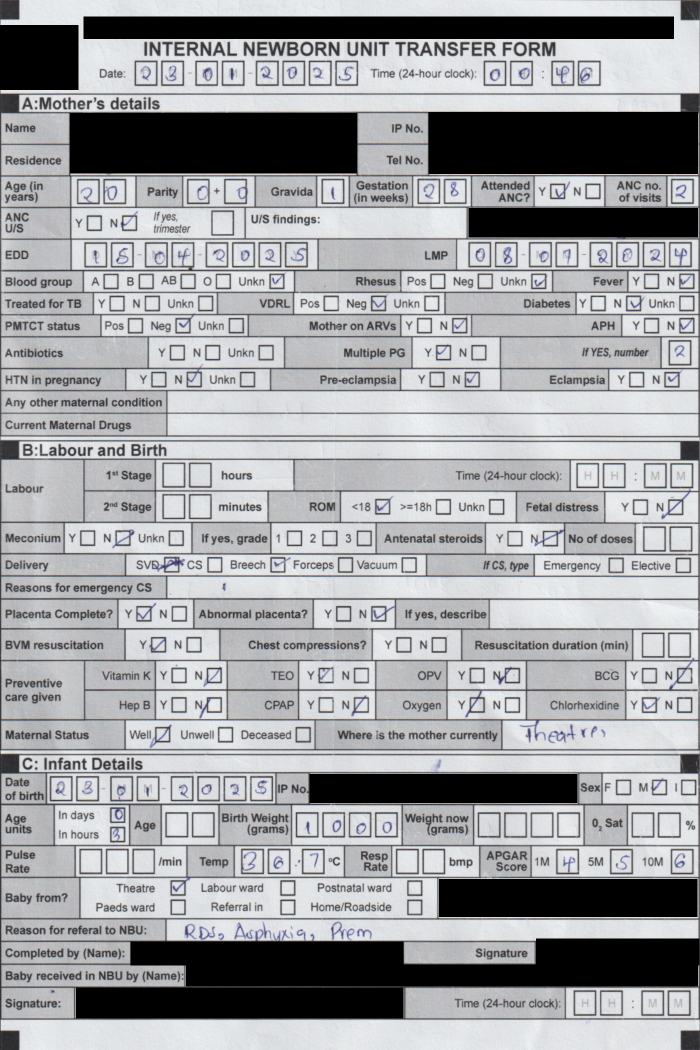
#> input picture backend/tests/test_data/ITF_40000071_page_1.png, 1400 x 2100 px (shown at 1/2 size); its folder holds only this picture in this run
$ python -i utils.py   (imports and definitions only)
#> lines starting #> are read from the running program, lines starting #| are printed output that depends on the picture; after the words box and inside, x2 and y2 are one past the last pixel; in counts of white or black regions, pixels touching at a corner belong together
#> further down, picture is the input picture: shape (2100, 1400, 3); mean B, G, R 164.5, 162.1, 161
import cv2
import numpy as np
from PIL import Image

from django.conf import settings

import logging, logging.config


# [1 line not run here, left out]

def get_image_contours(image, cut_off = 95, dilate=False, sharpen=False, faded = False):

#> called with cut_off = 95, dilate = False, sharpen = False, faded = False
    gray = cv2.cvtColor(image, cv2.COLOR_BGR2GRAY)
    image_use = gray.copy()

    if faded:
        blur = cv2.GaussianBlur(gray, (3,3), 0)
        (threshold, binaryImage) = cv2.threshold(blur, 0, 255, cv2.THRESH_BINARY_INV | cv2.THRESH_OTSU)
        threshold = 1.015 * threshold

        _, binaryImage = cv2.threshold(blur, threshold, 255, cv2.THRESH_BINARY_INV)

        sharpen_kernel = np.array([
            [+0, -1, +0],
            [-1, +5, -1],
            [+0, -1, +0]
        ])

        lower_gray = np.array([0,0,100])
        upper_gray = np.array([255, 5, 255])

        sharpened = cv2.filter2D(image, -1, sharpen_kernel)
        hsv = cv2.cvtColor(sharpened.copy(), cv2.COLOR_BGR2HSV)
        mask_grey = cv2.inRange(hsv, lower_gray, upper_gray)

        # Build mask of non-black pixels.
        nzmask = cv2.inRange(hsv, (0, 0, 5), (255, 255, 255))

        # Erode the mask - all pixels around a black pixels should not be masked.
        nzmask = cv2.erode(nzmask, np.ones((3,3)))
        mask_grey = mask_grey & nzmask

        processed_img = image.copy()
        processed_img[np.where(mask_grey)] = 255

        gray = cv2.cvtColor(processed_img, cv2.COLOR_BGR2GRAY)
        blur = cv2.GaussianBlur(gray, (3,3), 0)
        threshold = cv2.threshold(blur, 0, 255, cv2.THRESH_BINARY_INV | cv2.THRESH_OTSU)

        morph_threshold = threshold[1]

        # Fix reference marks boundaries
        kernel = cv2.getStructuringElement(cv2.MORPH_RECT, (3, 3))
        closed = cv2.morphologyEx(morph_threshold, cv2.MORPH_CLOSE, kernel, iterations=2)

        contours = cv2.findContours(closed.astype(np.uint8), cv2.RETR_EXTERNAL, cv2.CHAIN_APPROX_SIMPLE)
        contours = contours[0] if len(contours) == 2 else contours[1]

        return binaryImage, contours

    else:

        if dilate:
            equalized = cv2.equalizeHist(gray)
            thresh = cv2.adaptiveThreshold(equalized, 255,
                        cv2.ADAPTIVE_THRESH_GAUSSIAN_C,
                        cv2.THRESH_BINARY_INV, 9, 2)
            kernel = cv2.getStructuringElement(cv2.MORPH_RECT, (3, 3)) #default=3
            dilated = cv2.dilate(thresh, kernel, iterations=1)
            image_use = dilated.copy()

        if sharpen:
            sharpen_kernel = np.array([
                [-1, -1, -1],
                [-1,  9, -1],
                [-1, -1, -1]
            ])

            sharpened = cv2.filter2D(image, -1, sharpen_kernel)
            image_use = cv2.cvtColor(sharpened, cv2.COLOR_BGR2GRAY)

        _, bw = cv2.threshold(image_use, cut_off, 255, cv2.THRESH_BINARY) # convert to black&white
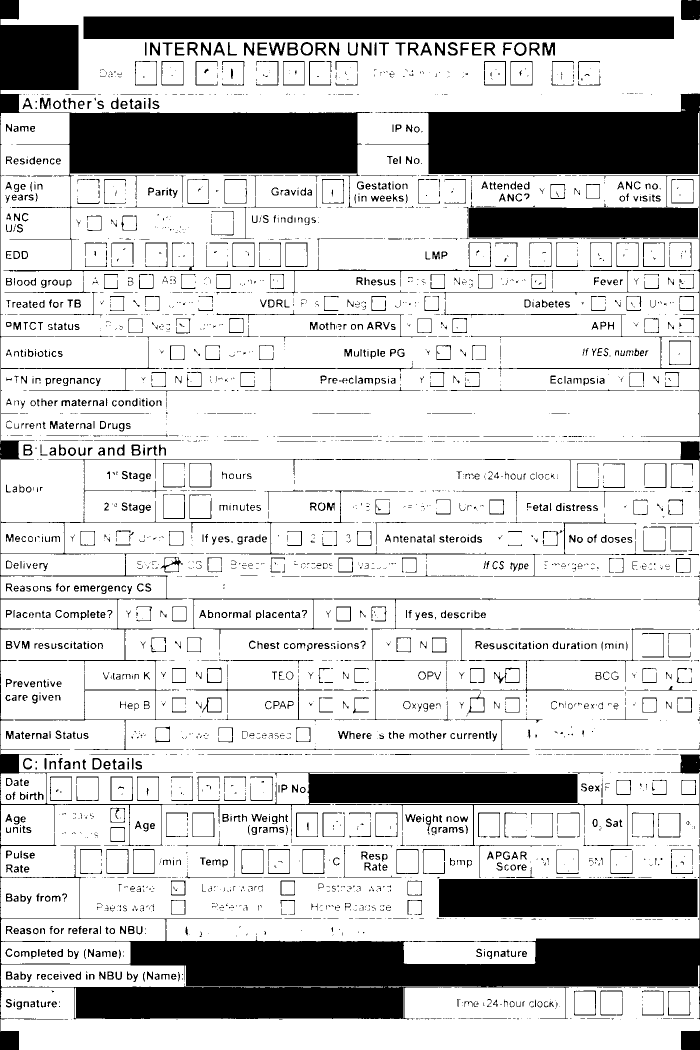
#> bw: shape (2100, 1400) (shown at 1/2 size); 79% white; 3697 black regions (2179 under 20 px), largest, box (x1, y1, x2, y2) and area: (0, 0, 1400, 2100) 272236, (255, 187, 1400, 874) 73596, (167, 33, 1348, 78) 53145
        _, thresh = cv2.threshold(bw, 50, 255, cv2.THRESH_BINARY_INV)
#> thresh: shape (2100, 1400); 21% white; 3697 white regions (2179 under 20 px)

        # Find contours
        contours, _ = cv2.findContours(thresh, cv2.RETR_EXTERNAL, cv2.CHAIN_APPROX_SIMPLE)
#> contours = 3541 contours, 2601 with area under 20; largest, box (x1, y1, x2, y2) and area: (0, 0, 1400, 2100) 336076, (255, 187, 1400, 874) 69178, (167, 33, 1348, 78) 51920, (878, 1758, 1395, 1834) 38700, (937, 416, 1396, 478) 26570

        return bw, contours


# [299 lines left out: functions get_fiducials, get_extreme_points, get_pil_image, find_best_template, get_template_akaze_score, find_best_template_akaze and 1 more, not called in this run]

>>> import cv2
>>> picture = cv2.imread('../tests/test_data/ITF_40000071_page_1.png')
>>> result = get_image_contours(picture)

$ run again, on backend/tests/test_data/NAR_40000046_page_2.png
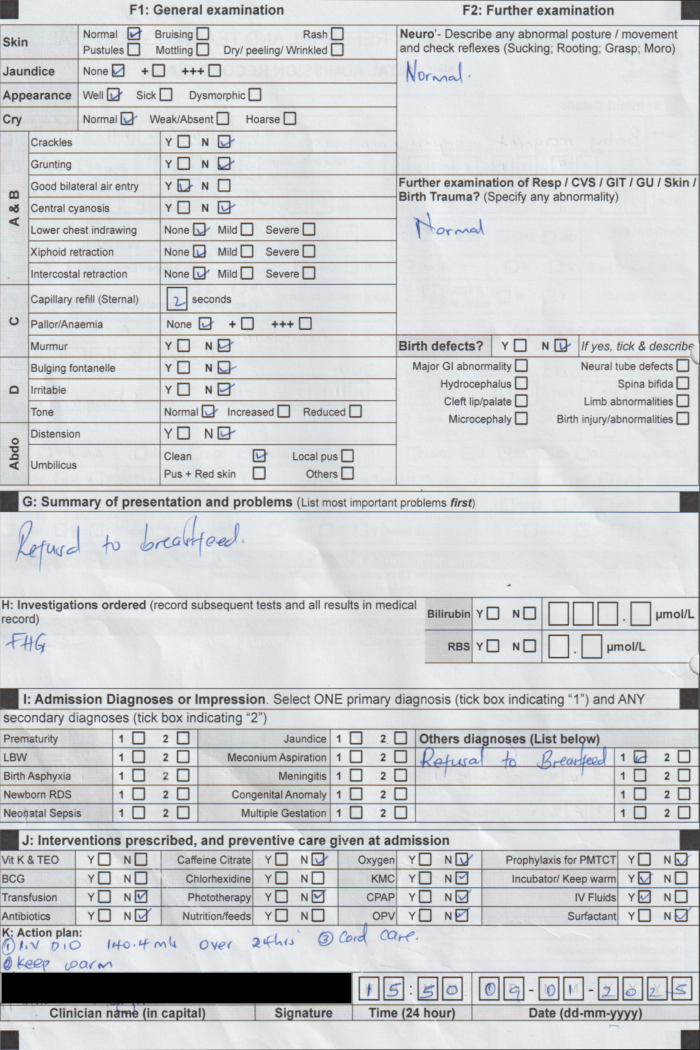
#> input picture backend/tests/test_data/NAR_40000046_page_2.png, 1400 x 2100 px (shown at 1/2 size)
#> picture is the input picture: shape (2100, 1400, 3); mean B, G, R 210.1, 207.9, 205.7
#> in get_image_contours, `_, bw = cv2.threshold(image_use, cut_off, 255, cv2.THRESH_BINARY)`:
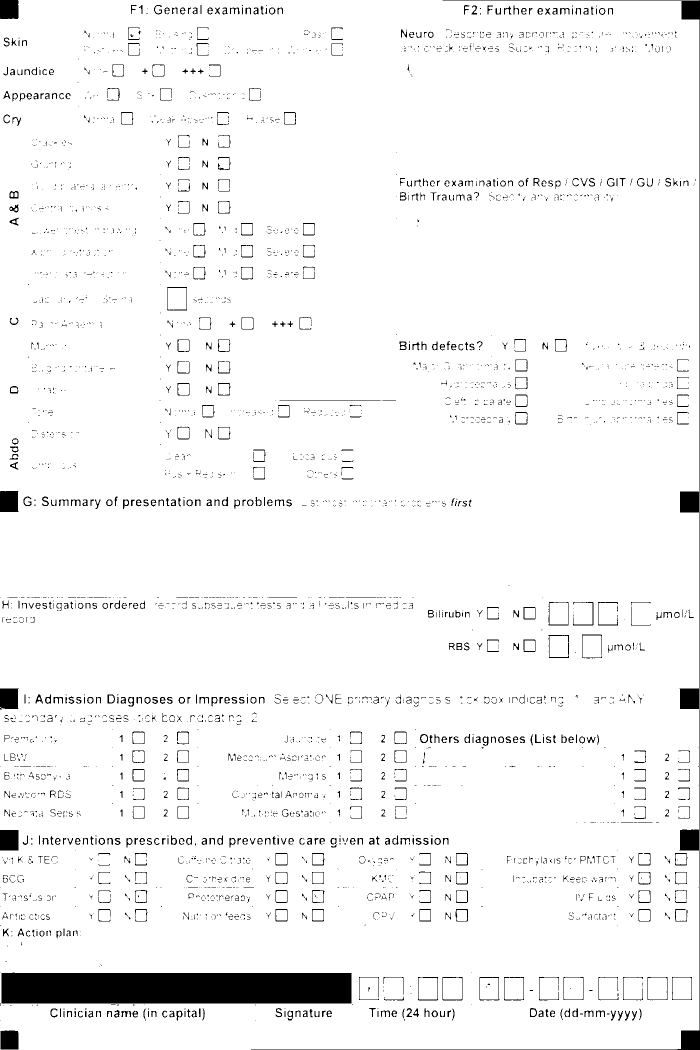
#> bw: shape (2100, 1400) (shown at 1/2 size); 95.8% white; 3801 black regions (3029 under 20 px), largest, box (x1, y1, x2, y2) and area: (3, 1945, 703, 2007) 42704, (502, 0, 1400, 2100) 6256, (1360, 983, 1398, 1025) 1595
#> in get_image_contours, `_, thresh = cv2.threshold(bw, 50, 255, cv2.THRESH_BINARY_INV)`:
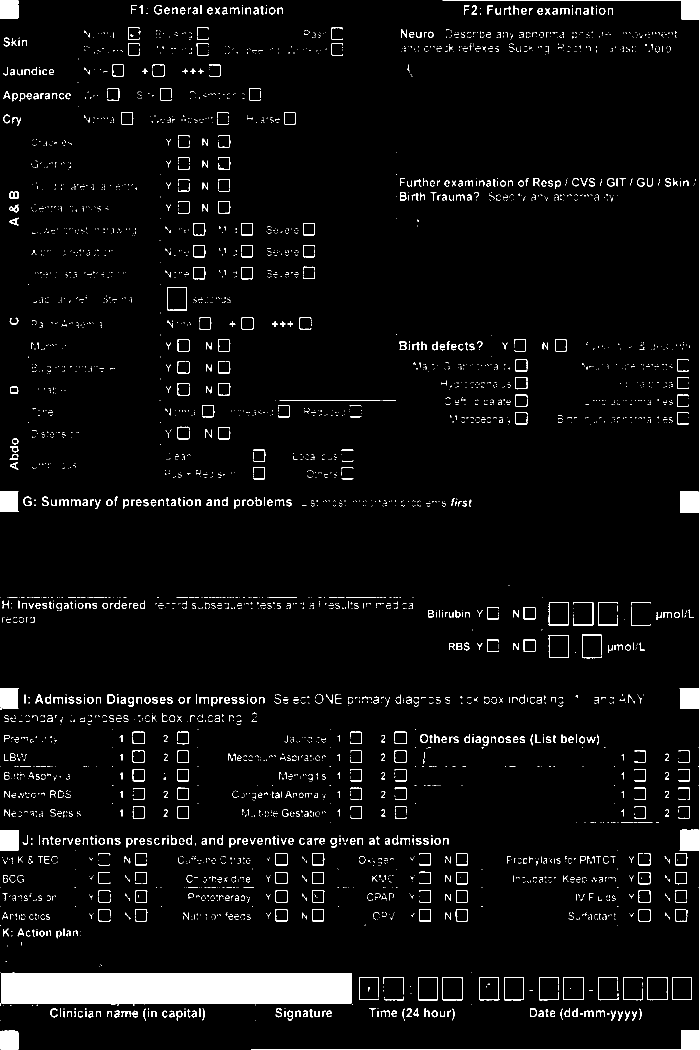
#> thresh: shape (2100, 1400) (shown at 1/2 size); 4.2% white; 3801 white regions (3029 under 20 px)
#> contours = 3792 contours, 3313 with area under 20; largest, box (x1, y1, x2, y2) and area: (3, 1945, 703, 2007) 41944, (502, 0, 1400, 2100) 2712, (836, 1954, 876, 2001) 1793, (334, 574, 374, 621) 1793, (885, 1954, 925, 2001) 1792

$ run again, on backend/tests/test_data/NAR_40000059_page_1.png
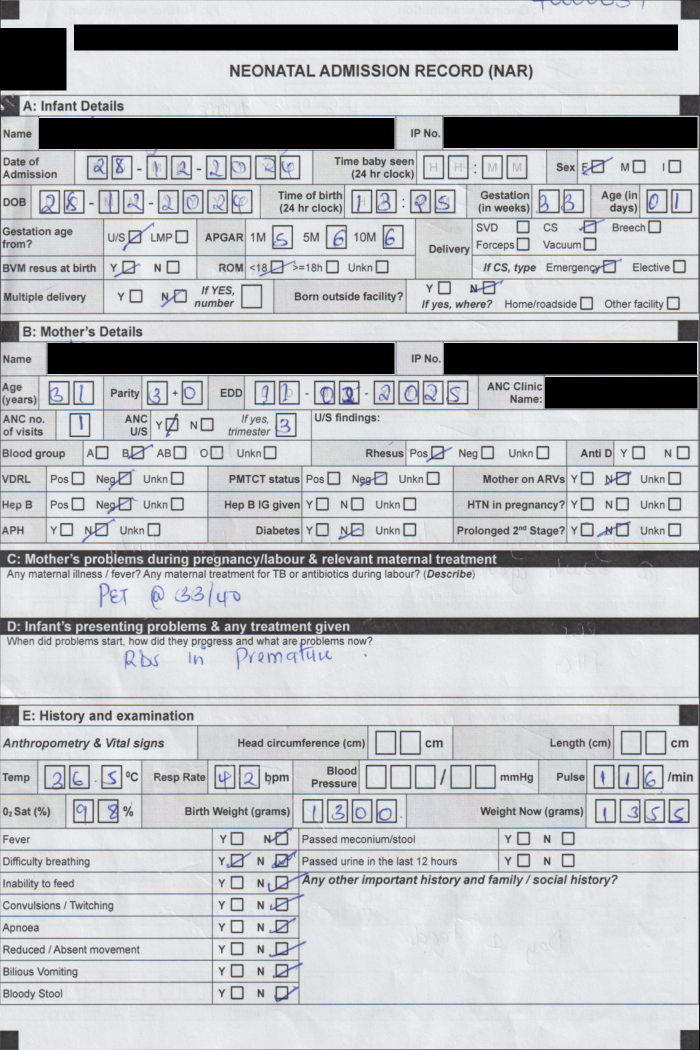
#> input picture backend/tests/test_data/NAR_40000059_page_1.png, 1400 x 2100 px (shown at 1/2 size)
#> picture is the input picture: shape (2100, 1400, 3); mean B, G, R 189.9, 187.5, 185.8
#> in get_image_contours, `_, bw = cv2.threshold(image_use, cut_off, 255, cv2.THRESH_BINARY)`:
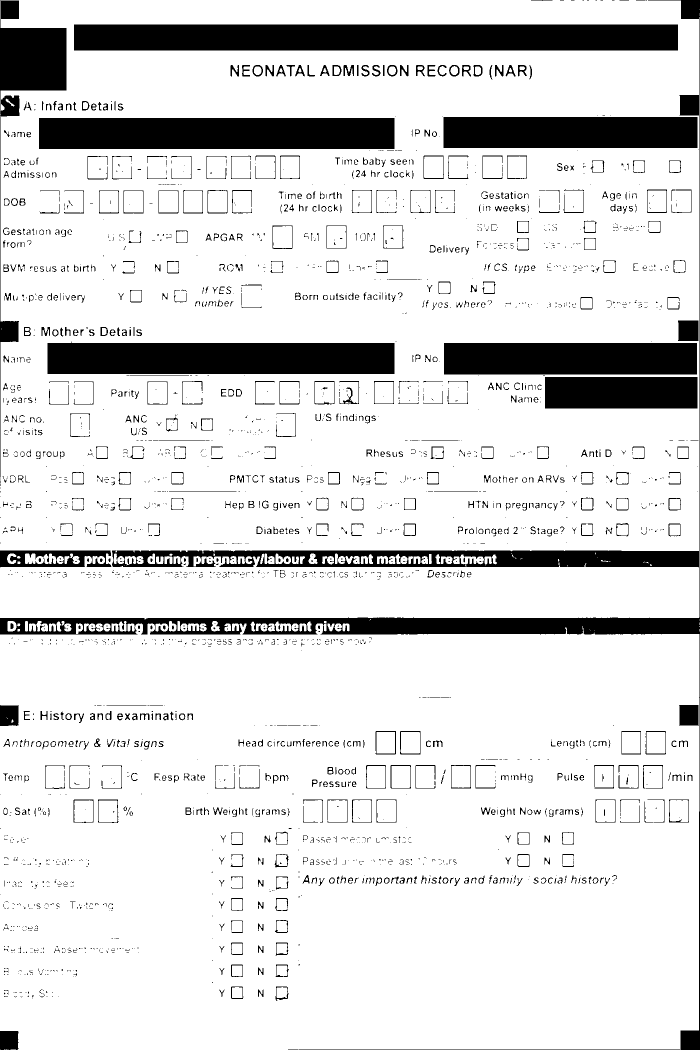
#> bw: shape (2100, 1400) (shown at 1/2 size); 86% white; 2835 black regions (1913 under 20 px), largest, box (x1, y1, x2, y2) and area: (148, 49, 1356, 101) 62816, (78, 236, 789, 298) 44082, (0, 0, 1400, 2100) 44055
#> in get_image_contours, `_, thresh = cv2.threshold(bw, 50, 255, cv2.THRESH_BINARY_INV)`:
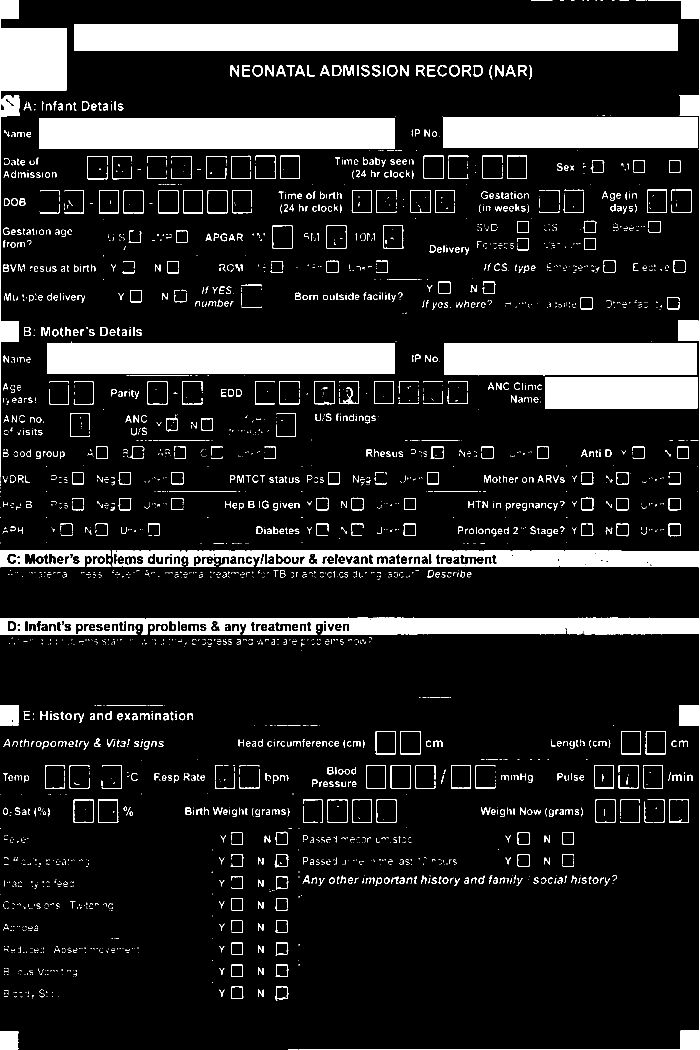
#> thresh: shape (2100, 1400) (shown at 1/2 size); 14% white; 2835 white regions (1913 under 20 px)
#> contours = 2746 contours, 2223 with area under 20; largest, box (x1, y1, x2, y2) and area: (148, 49, 1356, 101) 61557, (0, 0, 1400, 2100) 46311, (78, 236, 789, 298) 43310, (95, 683, 789, 748) 42274, (224, 1101, 1398, 1135) 35795
